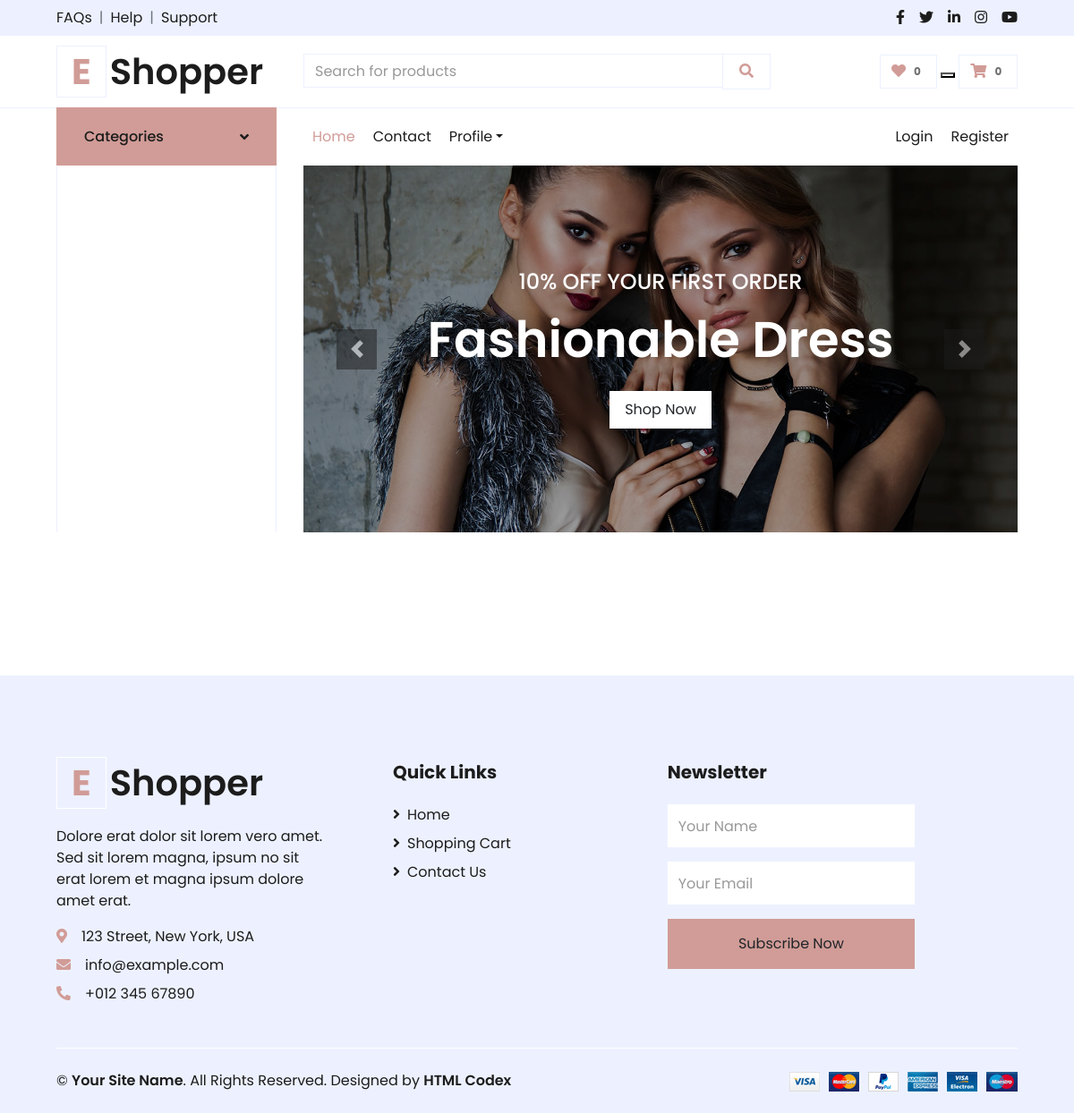
The app's page /search/, older data.
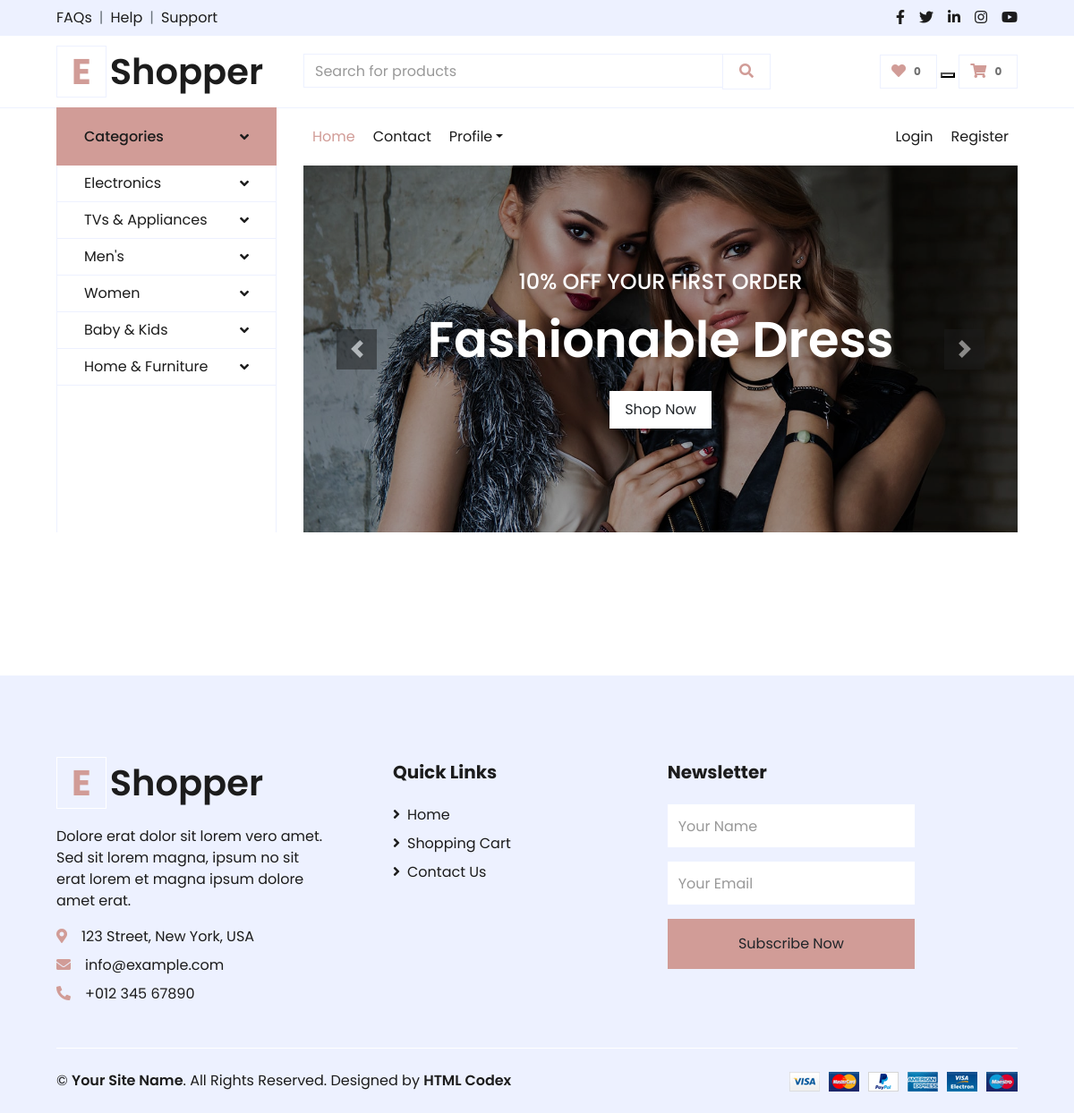
The same page, newer data.
### myapp/models.py (models this page shows, shortened)
class Category(models.Model):
    category_name = models.CharField(max_length=255)
    description = models.TextField()
    create_date = models.DateTimeField(auto_now_add=True)
    update_date = models.DateTimeField(auto_now=True)

### myapp/views.py (the view, shortened to what this page needs)
# urls.py: path('search/',views.SearchView.as_view(),name='search'),
class SearchView(View):
    def get(self,request,*args, **kwargs):
        categories = Category.objects.all()
        context = {
                'categories' : categories,
        }
        return render(request, "myapp/search.html",context)

### myapp/templates/myapp/search.html (shortened to what this page needs)
{% extends 'myapp/base.html' %}
{% load static %}
{% block body %}
<div class="container-fluid pt-5">
       <div class="row px-xl-5 pb-3">
       </div>
   </div>
{% endblock body %}

### myapp/templates/myapp/base.html (shortened to what the changed rows need)
{% load static %}
<!DOCTYPE html>
<html lang="en">
<head>
    <link href="https://cdnjs.cloudflare.com/ajax/libs/font-awesome/5.10.0/css/all.min.css" rel="stylesheet">
    <link href="lib/owlcarousel/assets/owl.carousel.min.css" rel="stylesheet">
    <link href="{% static 'website/css/style.css' %}" rel="stylesheet">
</head>
<body>
    <div class="container-fluid">
        <div class="row align-items-center py-3 px-xl-5">
            <div class="col-lg-3 d-none d-lg-block">
                <a href="" class="text-decoration-none">
                    <h1 class="m-0 display-5 font-weight-semi-bold"><span class="text-primary font-weight-bold border px-3 mr-1">E</span>Shopper</h1>
                </a>
            </div>
        </div>
    </div>
    <div class="container-fluid mb-5">
        <div class="row border-top px-xl-5">
            <div class="col-lg-3 d-none d-lg-block">
                <a class="btn shadow-none d-flex align-items-center justify-content-between bg-primary text-white w-100" data-toggle="collapse" href="#navbar-vertical" style="height: 65px; margin-top: -1px; padding: 0 30px;">
                    <h6 class="m-0">Categories</h6>
                    <i class="fa fa-angle-down text-dark"></i>
                </a>
                <nav class="collapse show navbar navbar-vertical navbar-light align-items-start p-0 border border-top-0 border-bottom-0" id="navbar-vertical">
                    <div class="navbar-nav w-100 overflow-hidden" style="height: 410px">
                        {% for cat in categories %}
                        <div class="nav-item dropdown">
                            <a href="#" class="nav-link" data-toggle="dropdown">{{cat.category_name}} <i class="fa fa-angle-down float-right mt-1"></i></a>
                        </div>
                        {% endfor %}
                    </div>
                </nav>
            </div>
        </div>
    </div>
    <div class="container-fluid bg-secondary text-dark mt-5 pt-5">
        <div class="row px-xl-5 pt-5">
            <div class="col-lg-4 col-md-12 mb-5 pr-3 pr-xl-5">
                <a href="" class="text-decoration-none">
                    <h1 class="mb-4 display-5 font-weight-semi-bold"><span
                            class="text-primary font-weight-bold border border-white px-3 mr-1">E</span>Shopper</h1>
                </a>
            </div>
        </div>
    </div>
</body>
</html>

Row changes from the older to the newer data that the page shows:
added Category: category_name "Electronics"
added Category: category_name "TVs & Appliances"
added Category: category_name "Men's"
added Category: category_name "Women"
added Category: category_name "Baby & Kids"
added Category: category_name "Home & Furniture"
